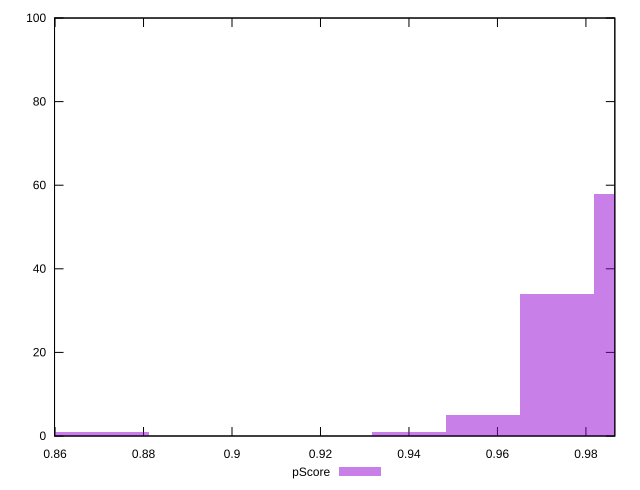

This chart was generated by the following gnuplot code:
reset

$pScore <<EOF
0.8727957610435711 1
0.8560112271773486 1
0.9735029642409062 34
0.9567184303746837 5
0.9399338965084612 1
0.9902874981071288 58
EOF

set key outside below
set boxwidth 0.01678453386622252
set xrange [0.8598831701769099:0.9865326138105817]
set yrange [0:100]
set trange [0:100]
set style fill transparent solid 0.5 noborder
set terminal svg size 640, 490 enhanced background rgb 'white'
set output "report_0_00242021-02-20T12:25:28.543Z/bootup-time/samples/pages/pScore/histogram.svg"

plot $pScore title "pScore" with boxes

reset
